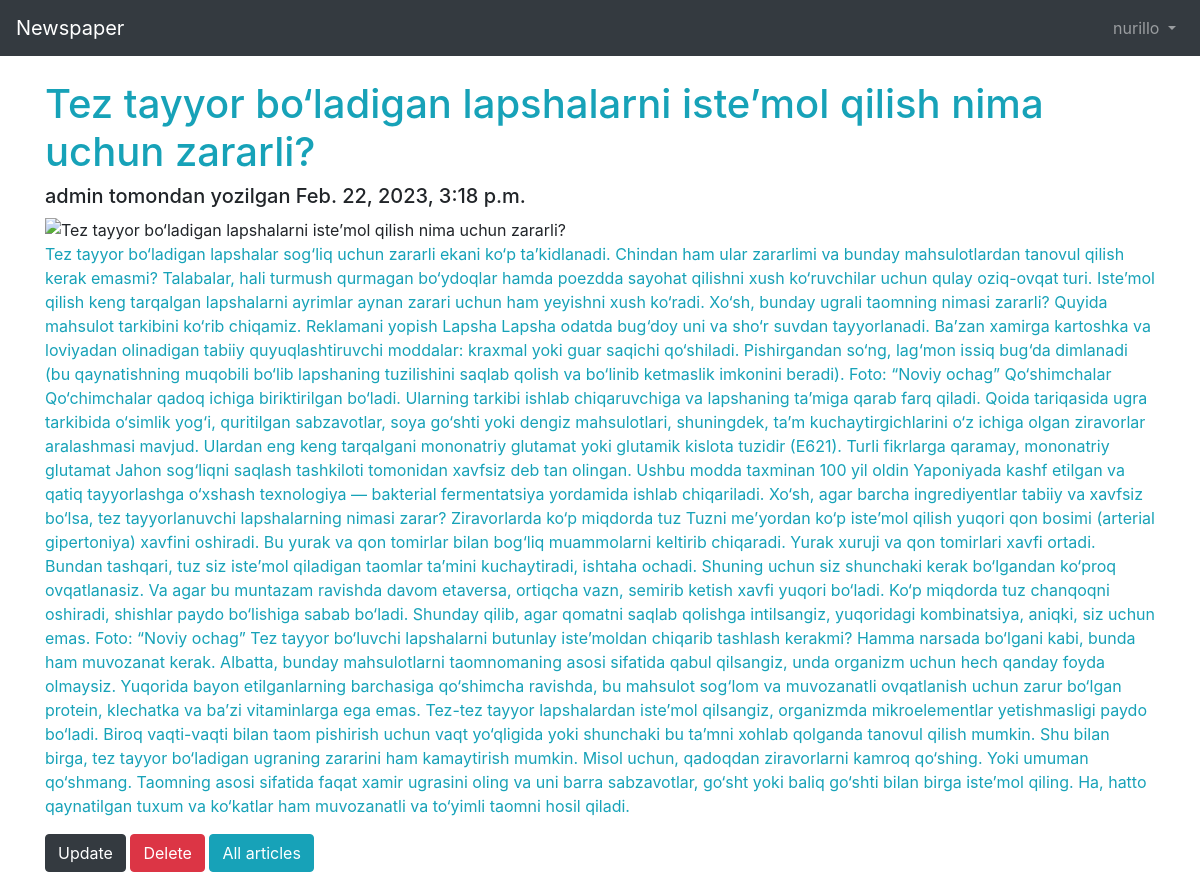
Page /5/detail/ (signed in) on the committed database.
### users/models.py (models this page shows)
class CustomUser(AbstractUser):
    firstname = models.CharField(max_length=50)
    lastname = models.CharField(max_length=100)
    email = models.EmailField(max_length=100)
    age = models.PositiveIntegerField(null=True, blank=True)
    address = models.CharField(max_length=200)
    phone = models.CharField(max_length=20)
    job = models.CharField(max_length=50)

### articles/models.py (models this page shows, shortened)
class Article(models.Model):
    author = models.ForeignKey(
        get_user_model(),
        on_delete=models.CASCADE,
    )
    title = models.CharField(max_length=255)
    body = models.TextField()
    image = models.ImageField(upload_to='images',
                              blank=True)
    date = models.DateTimeField(auto_now_add=True)

### articles/views.py (the view)
# urls.py: path('<int:pk>/detail/', ArticleDetailView.as_view(), name='article_detail'),
class ArticleDetailView(LoginRequiredMixin, DetailView):
    model = Article
    template_name = 'article_detail.html'
    login_url = 'login'

### templates/article_detail.html
{%extends 'base.html'%} {%load crispy_forms_tags%} {%block title%} Article Edit {%endblock%} {%block content%}
<h1 class="text-info">{{object.title}}</h1>
<h5 class="card-muted">{{object.author}} tomondan yozilgan {{object.date}}</h5>
{%if object.image%}
<img src="{{object.images.url }}" alt="{{object.title}}" width="400" height="400"> {%endif%}
<p class="text-info">{{object.body}}</p>
<a href="{% url 'article_update' article.pk%}" class="btn btn-dark">Update</a>
<a href="{% url 'article_delete' article.pk%}" class="btn btn-danger">Delete</a>
<a href="{% url 'article_list' %}" class="btn btn-info">All articles</a> {%endblock%}

### templates/base.html (shortened to what this page needs)
<!DOCTYPE html>
<html lang="en">
<head>
    <link rel="stylesheet" href="https://cdn.jsdelivr.net/npm/bootstrap@4.0.0/dist/css/bootstrap.min.css">
</head>
<body>
    <header>
        <nav class="navbar navbar-expand-md navbar-dark bg-dark mb-4">
            <a class="navbar-brand" href="{% url 'article_list' %}">Newspaper</a>
            <div class="collapse navbar-collapse" id="navbarCollapse">
                {% if user.is_authenticated %}
                <ul class="navbar-nav ml-auto">
                    <li class="nav-item">
                        <a class="nav-link dropdown-toggle" href="#" id="userMenu" data-toggle="dropdown" aria-haspopup="true" aria-expanded="false">
            {{ user.username }}
            </a>
                    </li>
                </ul>
                {% endif %}
            </div>
        </nav>
        <div class="container">
            {% block content %} {% endblock content %}
        </div>
    </header>
</body>
</html>

### rows in the picture
CustomUser: username "nurillo"
Article: title "Tez tayyor bo‘ladigan lapshalarni isteʼmol qilish nima uchun zararli?", author "admin", date "Feb. 22, 2023, 3:18 p.m.", body "Tez tayyor bo‘ladigan lapshalar sog‘liq uchun zararli ekani ko‘p taʼkidlanadi. Chindan ham ular zararlimi va bunday mahsulotlardan tanovul qilish kerak emasmi? Talabalar, hali turmush qurmagan bo‘ydoqlar hamda poezdda sayohat qilishni xush ko‘ruvchilar uchun qulay oziq-ovqat turi. Isteʼmol qilish keng tarqalgan lapshalarni ayrimlar aynan zarari uchun ham yeyishni xush ko‘radi. Xo‘sh, bunday ugrali taomning nimasi zararli? Quyida mahsulot tarkibini ko‘rib chiqamiz. Reklamani yopish Lapsha Lapsha odatda bug‘doy uni va sho‘r suvdan tayyorlanadi. Baʼzan xamirga kartoshka va loviyadan olinadigan tabiiy quyuqlashtiruvchi moddalar: kraxmal yoki guar saqichi qo‘shiladi. Pishirgandan so‘ng, lag‘mon…"
